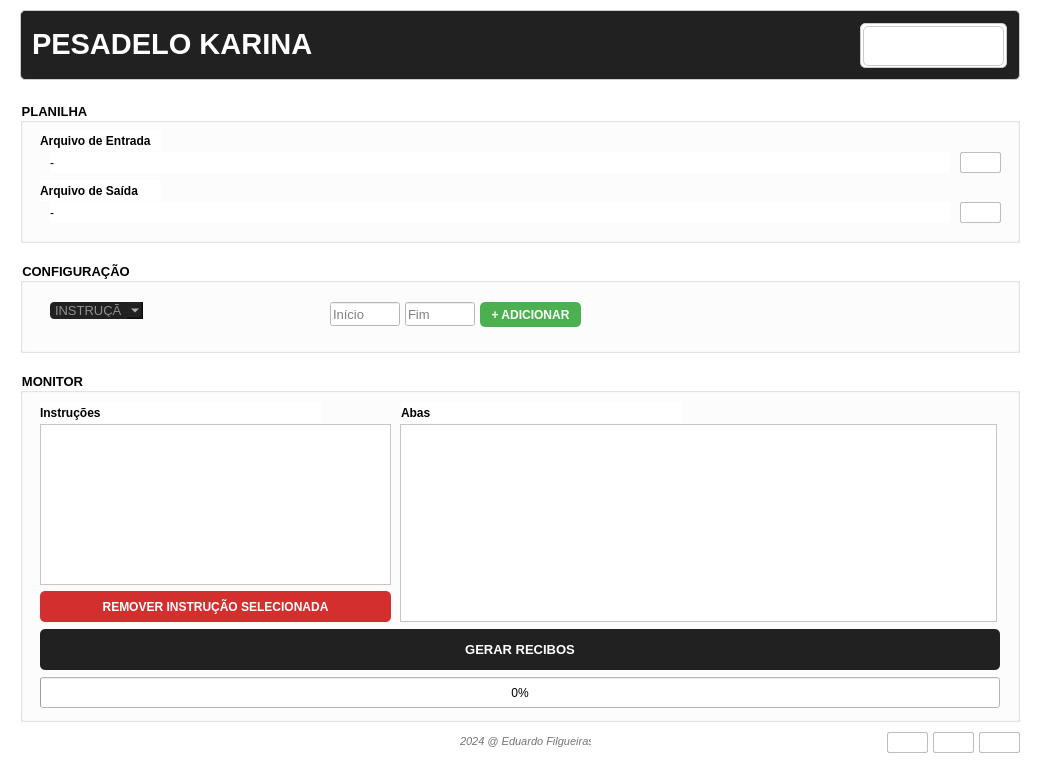
<?xml version="1.0" encoding="UTF-8"?>
<ui version="4.0">
 <class>MainWindow</class>
 <widget class="QMainWindow" name="MainWindow">
  <property name="geometry">
   <rect>
    <x>0</x>
    <y>0</y>
    <width>1038</width>
    <height>776</height>
   </rect>
  </property>
  <property name="windowTitle">
   <string>PESADELO KARINA - GERADOR DE RECIBOS PARA PREFEITURA DE ILHÉUS | SUPERNUTRE</string>
  </property>
  <property name="windowIcon">
   <iconset>
    <normaloff>img/supernutre_ico.png</normaloff>img/supernutre_ico.png</iconset>
  </property>
  <property name="styleSheet">
   <string notr="true">QWidget{
background: #fff;
}

QPushButton{
background-color:#212121;
color:#fff;
border-radius: 5px;
}

QPushButton:hover{
background: #000000;
}

QPushButton#bt_add{
background-color: #4caf50;
color:#fff;
border-radius: 5px;
}

QPushButton#bt_add:hover{
background:#388E3C;
}

QPushButton#bt_remove{
background-color: #D32F2F;
color:#fff;
border-radius: 5px;
}

QPushButton#bt_remove:hover{
background-color: #cb1219;
}

QLabel#label_2{
color: #757575;
}

QLabel#label_2:hover{
color: #212121;
}

QPushButton#bt_reset{
background:#fff;
border: 1px solid #BDBDBD;
border-radius: 2px
}

QPushButton#bt_reset:hover{
border: 1px solid #388E3C;
}

QPushButton#bt_close{
background:#fff;
border: 1px solid #BDBDBD;
border-radius: 2px;
padding-top:1px;
}

QPushButton#bt_close:hover{
border: 1px solid #cb1219;
}

QPushButton#bt_open_plan{
background:#fff;
border: 1px solid #BDBDBD;
border-radius: 2px
}

QPushButton#bt_open_plan:hover{
border: 1px solid #FF9800;
}

QPushButton#bt_edit_plan{
background:#fff;
border: 1px solid #BDBDBD;
border-radius: 2px
}

QPushButton#bt_edit_plan:hover{
border: 1px solid #1976D2;
}

QPushButton#bt_config{
background:#fff;
border: 1px solid #BDBDBD;
border-radius: 2px;
padding-top:1px;
}

QPushButton#bt_config:hover{
border: 1px solid #FF9800;
}</string>
  </property>
  <widget class="QWidget" name="centralwidget">
   <widget class="QGroupBox" name="groupBox">
    <property name="enabled">
     <bool>true</bool>
    </property>
    <property name="geometry">
     <rect>
      <x>20</x>
      <y>372</y>
      <width>1000</width>
      <height>350</height>
     </rect>
    </property>
    <property name="font">
     <font>
      <pointsize>10</pointsize>
      <bold>true</bold>
     </font>
    </property>
    <property name="title">
     <string>MONITOR</string>
    </property>
    <widget class="QPushButton" name="bt_open">
     <property name="geometry">
      <rect>
       <x>20</x>
       <y>257</y>
       <width>960</width>
       <height>41</height>
      </rect>
     </property>
     <property name="font">
      <font>
       <pointsize>10</pointsize>
       <bold>true</bold>
      </font>
     </property>
     <property name="styleSheet">
      <string notr="true"/>
     </property>
     <property name="text">
      <string>GERAR RECIBOS</string>
     </property>
    </widget>
    <widget class="QProgressBar" name="progressBar">
     <property name="enabled">
      <bool>true</bool>
     </property>
     <property name="geometry">
      <rect>
       <x>20</x>
       <y>305</y>
       <width>960</width>
       <height>31</height>
      </rect>
     </property>
     <property name="font">
      <font>
       <pointsize>9</pointsize>
       <bold>false</bold>
      </font>
     </property>
     <property name="value">
      <number>0</number>
     </property>
     <property name="alignment">
      <set>Qt::AlignCenter</set>
     </property>
     <property name="textVisible">
      <bool>true</bool>
     </property>
     <property name="invertedAppearance">
      <bool>false</bool>
     </property>
    </widget>
    <widget class="QListWidget" name="listViewFunctions">
     <property name="geometry">
      <rect>
       <x>20</x>
       <y>52</y>
       <width>351</width>
       <height>161</height>
      </rect>
     </property>
     <property name="font">
      <font>
       <pointsize>10</pointsize>
       <bold>false</bold>
      </font>
     </property>
     <property name="styleSheet">
      <string notr="true"/>
     </property>
    </widget>
    <widget class="QListWidget" name="listViewSheets">
     <property name="geometry">
      <rect>
       <x>380</x>
       <y>52</y>
       <width>597</width>
       <height>198</height>
      </rect>
     </property>
     <property name="font">
      <font>
       <pointsize>10</pointsize>
       <bold>false</bold>
      </font>
     </property>
     <property name="styleSheet">
      <string notr="true"/>
     </property>
    </widget>
    <widget class="QLabel" name="lb_funcoes">
     <property name="geometry">
      <rect>
       <x>20</x>
       <y>30</y>
       <width>281</width>
       <height>21</height>
      </rect>
     </property>
     <property name="font">
      <font>
       <pointsize>9</pointsize>
       <bold>true</bold>
      </font>
     </property>
     <property name="text">
      <string>Instruções</string>
     </property>
    </widget>
    <widget class="QLabel" name="lb_funcoes_2">
     <property name="geometry">
      <rect>
       <x>381</x>
       <y>30</y>
       <width>281</width>
       <height>21</height>
      </rect>
     </property>
     <property name="font">
      <font>
       <pointsize>9</pointsize>
       <bold>true</bold>
      </font>
     </property>
     <property name="text">
      <string>Abas</string>
     </property>
    </widget>
    <widget class="QPushButton" name="bt_remove">
     <property name="geometry">
      <rect>
       <x>20</x>
       <y>219</y>
       <width>351</width>
       <height>31</height>
      </rect>
     </property>
     <property name="font">
      <font>
       <pointsize>9</pointsize>
       <bold>true</bold>
      </font>
     </property>
     <property name="styleSheet">
      <string notr="true"/>
     </property>
     <property name="text">
      <string>REMOVER INSTRUÇÃO SELECIONADA</string>
     </property>
    </widget>
   </widget>
   <widget class="QGroupBox" name="groupBox_2">
    <property name="geometry">
     <rect>
      <x>20</x>
      <y>102</y>
      <width>1000</width>
      <height>141</height>
     </rect>
    </property>
    <property name="font">
     <font>
      <pointsize>10</pointsize>
      <bold>true</bold>
     </font>
    </property>
    <property name="title">
     <string>PLANILHA</string>
    </property>
    <widget class="QLabel" name="lb_file_name">
     <property name="geometry">
      <rect>
       <x>30</x>
       <y>50</y>
       <width>900</width>
       <height>21</height>
      </rect>
     </property>
     <property name="font">
      <font>
       <pointsize>9</pointsize>
       <bold>false</bold>
      </font>
     </property>
     <property name="text">
      <string>-</string>
     </property>
    </widget>
    <widget class="QLabel" name="lb_save_name">
     <property name="geometry">
      <rect>
       <x>30</x>
       <y>100</y>
       <width>900</width>
       <height>21</height>
      </rect>
     </property>
     <property name="font">
      <font>
       <pointsize>9</pointsize>
       <bold>false</bold>
      </font>
     </property>
     <property name="text">
      <string>-</string>
     </property>
    </widget>
    <widget class="QLabel" name="lb_file_name_2">
     <property name="geometry">
      <rect>
       <x>20</x>
       <y>28</y>
       <width>121</width>
       <height>21</height>
      </rect>
     </property>
     <property name="font">
      <font>
       <pointsize>9</pointsize>
       <bold>true</bold>
      </font>
     </property>
     <property name="text">
      <string>Arquivo de Entrada</string>
     </property>
    </widget>
    <widget class="QLabel" name="lb_file_name_3">
     <property name="geometry">
      <rect>
       <x>20</x>
       <y>78</y>
       <width>121</width>
       <height>21</height>
      </rect>
     </property>
     <property name="font">
      <font>
       <pointsize>9</pointsize>
       <bold>true</bold>
      </font>
     </property>
     <property name="text">
      <string>Arquivo de Saída</string>
     </property>
    </widget>
    <widget class="QPushButton" name="bt_edit_plan">
     <property name="enabled">
      <bool>false</bool>
     </property>
     <property name="geometry">
      <rect>
       <x>940</x>
       <y>100</y>
       <width>41</width>
       <height>21</height>
      </rect>
     </property>
     <property name="font">
      <font>
       <pointsize>10</pointsize>
       <bold>true</bold>
      </font>
     </property>
     <property name="toolTip">
      <string>&lt;html&gt;&lt;head/&gt;&lt;body&gt;&lt;p&gt;&lt;span style=&quot; font-weight:400;&quot;&gt;Salvar&lt;/span&gt;&lt;/p&gt;&lt;/body&gt;&lt;/html&gt;</string>
     </property>
     <property name="styleSheet">
      <string notr="true"/>
     </property>
     <property name="text">
      <string/>
     </property>
     <property name="icon">
      <iconset>
       <normaloff>img/save-file.png</normaloff>img/save-file.png</iconset>
     </property>
    </widget>
    <widget class="QPushButton" name="bt_open_plan">
     <property name="geometry">
      <rect>
       <x>940</x>
       <y>50</y>
       <width>41</width>
       <height>21</height>
      </rect>
     </property>
     <property name="font">
      <font>
       <pointsize>10</pointsize>
       <bold>true</bold>
      </font>
     </property>
     <property name="toolTip">
      <string>&lt;html&gt;&lt;head/&gt;&lt;body&gt;&lt;p&gt;&lt;span style=&quot; font-weight:400;&quot;&gt;Abrir&lt;/span&gt;&lt;/p&gt;&lt;/body&gt;&lt;/html&gt;</string>
     </property>
     <property name="styleSheet">
      <string notr="true"/>
     </property>
     <property name="text">
      <string/>
     </property>
     <property name="icon">
      <iconset>
       <normaloff>img/folder open.png</normaloff>img/folder open.png</iconset>
     </property>
    </widget>
   </widget>
   <widget class="QGroupBox" name="groupBox_3">
    <property name="geometry">
     <rect>
      <x>20</x>
      <y>262</y>
      <width>1000</width>
      <height>91</height>
     </rect>
    </property>
    <property name="font">
     <font>
      <pointsize>10</pointsize>
      <bold>true</bold>
     </font>
    </property>
    <property name="title">
     <string>CONFIGURAÇÃO</string>
    </property>
    <widget class="QComboBox" name="comboBox">
     <property name="geometry">
      <rect>
       <x>30</x>
       <y>40</y>
       <width>87</width>
       <height>20</height>
      </rect>
     </property>
     <property name="palette">
      <palette>
       <active>
        <colorrole role="WindowText">
         <brush brushstyle="SolidPattern">
          <color alpha="255">
           <red>255</red>
           <green>255</green>
           <blue>255</blue>
          </color>
         </brush>
        </colorrole>
        <colorrole role="Button">
         <brush brushstyle="SolidPattern">
          <color alpha="255">
           <red>33</red>
           <green>33</green>
           <blue>33</blue>
          </color>
         </brush>
        </colorrole>
        <colorrole role="Text">
         <brush brushstyle="SolidPattern">
          <color alpha="255">
           <red>255</red>
           <green>255</green>
           <blue>255</blue>
          </color>
         </brush>
        </colorrole>
        <colorrole role="ButtonText">
         <brush brushstyle="SolidPattern">
          <color alpha="255">
           <red>255</red>
           <green>255</green>
           <blue>255</blue>
          </color>
         </brush>
        </colorrole>
        <colorrole role="Base">
         <brush brushstyle="SolidPattern">
          <color alpha="255">
           <red>33</red>
           <green>33</green>
           <blue>33</blue>
          </color>
         </brush>
        </colorrole>
        <colorrole role="Window">
         <brush brushstyle="SolidPattern">
          <color alpha="255">
           <red>33</red>
           <green>33</green>
           <blue>33</blue>
          </color>
         </brush>
        </colorrole>
        <colorrole role="PlaceholderText">
         <brush brushstyle="SolidPattern">
          <color alpha="255">
           <red>255</red>
           <green>255</green>
           <blue>255</blue>
          </color>
         </brush>
        </colorrole>
       </active>
       <inactive>
        <colorrole role="WindowText">
         <brush brushstyle="SolidPattern">
          <color alpha="255">
           <red>255</red>
           <green>255</green>
           <blue>255</blue>
          </color>
         </brush>
        </colorrole>
        <colorrole role="Button">
         <brush brushstyle="SolidPattern">
          <color alpha="255">
           <red>33</red>
           <green>33</green>
           <blue>33</blue>
          </color>
         </brush>
        </colorrole>
        <colorrole role="Text">
         <brush brushstyle="SolidPattern">
          <color alpha="255">
           <red>255</red>
           <green>255</green>
           <blue>255</blue>
          </color>
         </brush>
        </colorrole>
        <colorrole role="ButtonText">
         <brush brushstyle="SolidPattern">
          <color alpha="255">
           <red>255</red>
           <green>255</green>
           <blue>255</blue>
          </color>
         </brush>
        </colorrole>
        <colorrole role="Base">
         <brush brushstyle="SolidPattern">
          <color alpha="255">
           <red>33</red>
           <green>33</green>
           <blue>33</blue>
          </color>
         </brush>
        </colorrole>
        <colorrole role="Window">
         <brush brushstyle="SolidPattern">
          <color alpha="255">
           <red>33</red>
           <green>33</green>
           <blue>33</blue>
          </color>
         </brush>
        </colorrole>
        <colorrole role="PlaceholderText">
         <brush brushstyle="SolidPattern">
          <color alpha="255">
           <red>255</red>
           <green>255</green>
           <blue>255</blue>
          </color>
         </brush>
        </colorrole>
       </inactive>
       <disabled>
        <colorrole role="WindowText">
         <brush brushstyle="SolidPattern">
          <color alpha="255">
           <red>255</red>
           <green>255</green>
           <blue>255</blue>
          </color>
         </brush>
        </colorrole>
        <colorrole role="Button">
         <brush brushstyle="SolidPattern">
          <color alpha="255">
           <red>33</red>
           <green>33</green>
           <blue>33</blue>
          </color>
         </brush>
        </colorrole>
        <colorrole role="Text">
         <brush brushstyle="SolidPattern">
          <color alpha="255">
           <red>255</red>
           <green>255</green>
           <blue>255</blue>
          </color>
         </brush>
        </colorrole>
        <colorrole role="ButtonText">
         <brush brushstyle="SolidPattern">
          <color alpha="255">
           <red>255</red>
           <green>255</green>
           <blue>255</blue>
          </color>
         </brush>
        </colorrole>
        <colorrole role="Base">
         <brush brushstyle="SolidPattern">
          <color alpha="255">
           <red>33</red>
           <green>33</green>
           <blue>33</blue>
          </color>
         </brush>
        </colorrole>
        <colorrole role="Window">
         <brush brushstyle="SolidPattern">
          <color alpha="255">
           <red>33</red>
           <green>33</green>
           <blue>33</blue>
          </color>
         </brush>
        </colorrole>
        <colorrole role="PlaceholderText">
         <brush brushstyle="SolidPattern">
          <color alpha="255">
           <red>255</red>
           <green>255</green>
           <blue>255</blue>
          </color>
         </brush>
        </colorrole>
       </disabled>
      </palette>
     </property>
     <property name="font">
      <font>
       <pointsize>10</pointsize>
       <bold>false</bold>
      </font>
     </property>
     <property name="styleSheet">
      <string notr="true">background-color:#212121;
color:#fff;
border-radius: 4px;
</string>
     </property>
     <property name="sizeAdjustPolicy">
      <enum>QComboBox::AdjustToContents</enum>
     </property>
     <property name="placeholderText">
      <string>INSTRUÇÃO</string>
     </property>
    </widget>
    <widget class="QLineEdit" name="row_start_input">
     <property name="geometry">
      <rect>
       <x>310</x>
       <y>40</y>
       <width>70</width>
       <height>24</height>
      </rect>
     </property>
     <property name="font">
      <font>
       <pointsize>10</pointsize>
       <bold>false</bold>
      </font>
     </property>
     <property name="styleSheet">
      <string notr="true"/>
     </property>
     <property name="text">
      <string/>
     </property>
     <property name="placeholderText">
      <string>Início</string>
     </property>
    </widget>
    <widget class="QLineEdit" name="row_end_input">
     <property name="geometry">
      <rect>
       <x>385</x>
       <y>40</y>
       <width>70</width>
       <height>24</height>
      </rect>
     </property>
     <property name="font">
      <font>
       <pointsize>10</pointsize>
       <bold>false</bold>
      </font>
     </property>
     <property name="styleSheet">
      <string notr="true"/>
     </property>
     <property name="placeholderText">
      <string>Fim</string>
     </property>
    </widget>
    <widget class="QPushButton" name="bt_add">
     <property name="geometry">
      <rect>
       <x>460</x>
       <y>40</y>
       <width>101</width>
       <height>25</height>
      </rect>
     </property>
     <property name="font">
      <font>
       <pointsize>9</pointsize>
       <bold>true</bold>
      </font>
     </property>
     <property name="styleSheet">
      <string notr="true"/>
     </property>
     <property name="text">
      <string>+ ADICIONAR</string>
     </property>
    </widget>
   </widget>
   <widget class="QGroupBox" name="groupBox_4">
    <property name="geometry">
     <rect>
      <x>20</x>
      <y>10</y>
      <width>1000</width>
      <height>70</height>
     </rect>
    </property>
    <property name="styleSheet">
     <string notr="true">border: 1px solid #ccc;
border-radius: 5px;
background-color: #212121;
</string>
    </property>
    <property name="title">
     <string/>
    </property>
    <widget class="QLabel" name="titulo">
     <property name="geometry">
      <rect>
       <x>12</x>
       <y>13</y>
       <width>321</width>
       <height>41</height>
      </rect>
     </property>
     <property name="font">
      <font>
       <pointsize>22</pointsize>
       <bold>true</bold>
      </font>
     </property>
     <property name="styleSheet">
      <string notr="true">color: #fff;
border: none;</string>
     </property>
     <property name="text">
      <string>PESADELO KARINA</string>
     </property>
    </widget>
    <widget class="QGroupBox" name="gp_logo">
     <property name="geometry">
      <rect>
       <x>840</x>
       <y>13</y>
       <width>147</width>
       <height>45</height>
      </rect>
     </property>
     <property name="styleSheet">
      <string notr="true">background-color:#fff;</string>
     </property>
     <property name="title">
      <string/>
     </property>
     <widget class="QLabel" name="label">
      <property name="geometry">
       <rect>
        <x>3</x>
        <y>3</y>
        <width>141</width>
        <height>40</height>
       </rect>
      </property>
      <property name="styleSheet">
       <string notr="true">border: 1px solid #ccc;
border-radius: 5px;</string>
      </property>
      <property name="text">
       <string/>
      </property>
      <property name="pixmap">
       <pixmap>img/supernutre.png</pixmap>
      </property>
      <property name="scaledContents">
       <bool>true</bool>
      </property>
     </widget>
    </widget>
   </widget>
   <widget class="QPushButton" name="bt_reset">
    <property name="geometry">
     <rect>
      <x>887</x>
      <y>732</y>
      <width>41</width>
      <height>21</height>
     </rect>
    </property>
    <property name="font">
     <font>
      <pointsize>10</pointsize>
      <bold>true</bold>
     </font>
    </property>
    <property name="toolTip">
     <string>&lt;html&gt;&lt;head/&gt;&lt;body&gt;&lt;p&gt;&lt;span style=&quot; font-weight:400;&quot;&gt;Reset&lt;/span&gt;&lt;/p&gt;&lt;/body&gt;&lt;/html&gt;</string>
    </property>
    <property name="styleSheet">
     <string notr="true"/>
    </property>
    <property name="text">
     <string/>
    </property>
    <property name="icon">
     <iconset>
      <normaloff>img/reset form.png</normaloff>img/reset form.png</iconset>
    </property>
   </widget>
   <widget class="QPushButton" name="bt_close">
    <property name="geometry">
     <rect>
      <x>979</x>
      <y>732</y>
      <width>41</width>
      <height>21</height>
     </rect>
    </property>
    <property name="font">
     <font>
      <pointsize>10</pointsize>
      <bold>true</bold>
     </font>
    </property>
    <property name="toolTip">
     <string>&lt;html&gt;&lt;head/&gt;&lt;body&gt;&lt;p&gt;&lt;span style=&quot; font-weight:400;&quot;&gt;Fechar&lt;/span&gt;&lt;/p&gt;&lt;/body&gt;&lt;/html&gt;</string>
    </property>
    <property name="styleSheet">
     <string notr="true"/>
    </property>
    <property name="text">
     <string/>
    </property>
    <property name="icon">
     <iconset>
      <normaloff>img/close thin.png</normaloff>img/close thin.png</iconset>
    </property>
   </widget>
   <widget class="QLabel" name="label_2">
    <property name="geometry">
     <rect>
      <x>460</x>
      <y>733</y>
      <width>131</width>
      <height>16</height>
     </rect>
    </property>
    <property name="font">
     <font>
      <pointsize>8</pointsize>
      <italic>true</italic>
     </font>
    </property>
    <property name="styleSheet">
     <string notr="true"/>
    </property>
    <property name="text">
     <string>2024 @ Eduardo Filgueiras</string>
    </property>
   </widget>
   <widget class="QPushButton" name="bt_config">
    <property name="geometry">
     <rect>
      <x>933</x>
      <y>732</y>
      <width>41</width>
      <height>21</height>
     </rect>
    </property>
    <property name="toolTip">
     <string>&lt;html&gt;&lt;head/&gt;&lt;body&gt;&lt;p&gt;Configurar Aba Inicial&lt;/p&gt;&lt;/body&gt;&lt;/html&gt;</string>
    </property>
    <property name="text">
     <string/>
    </property>
    <property name="icon">
     <iconset>
      <normaloff>img/config.png</normaloff>img/config.png</iconset>
    </property>
   </widget>
  </widget>
  <widget class="QStatusBar" name="statusbar"/>
  <action name="actionNovo_Contato">
   <property name="text">
    <string>Inserir</string>
   </property>
   <property name="shortcut">
    <string>Ctrl+I</string>
   </property>
  </action>
  <action name="actionSair">
   <property name="text">
    <string>Sair</string>
   </property>
   <property name="shortcut">
    <string>Ctrl+Shift+S</string>
   </property>
  </action>
  <action name="actionSobre">
   <property name="text">
    <string>Sobre</string>
   </property>
  </action>
  <action name="actionOpen">
   <property name="text">
    <string>Abrir Arquivo</string>
   </property>
  </action>
  <action name="actionOpenFolder">
   <property name="text">
    <string>Abrir Pasta</string>
   </property>
  </action>
  <action name="actionSalvarArquivo">
   <property name="text">
    <string>Salvar Arquivo</string>
   </property>
  </action>
 </widget>
 <tabstops>
  <tabstop>bt_edit_plan</tabstop>
 </tabstops>
 <resources/>
 <connections/>
</ui>
